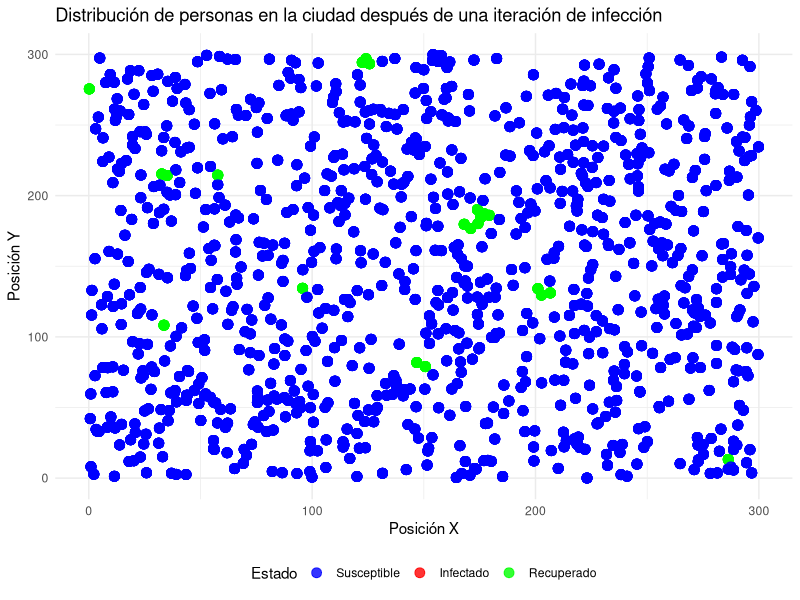
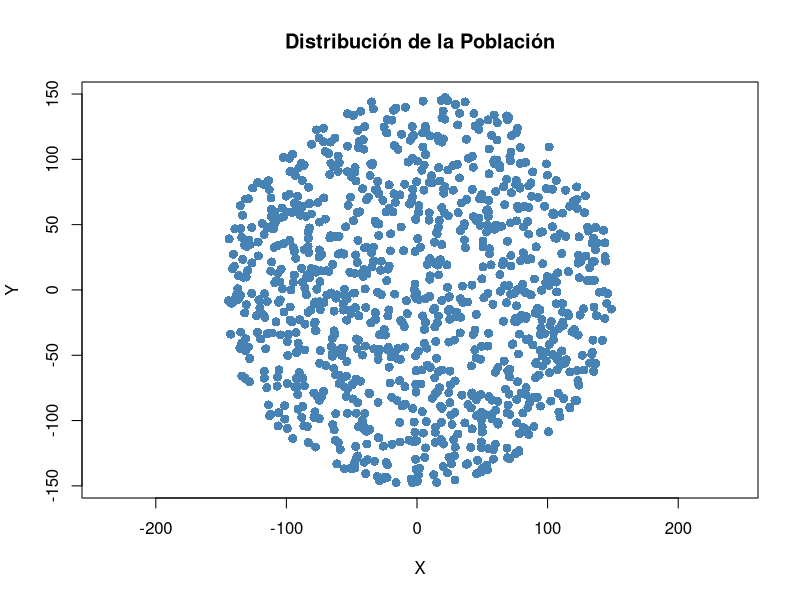
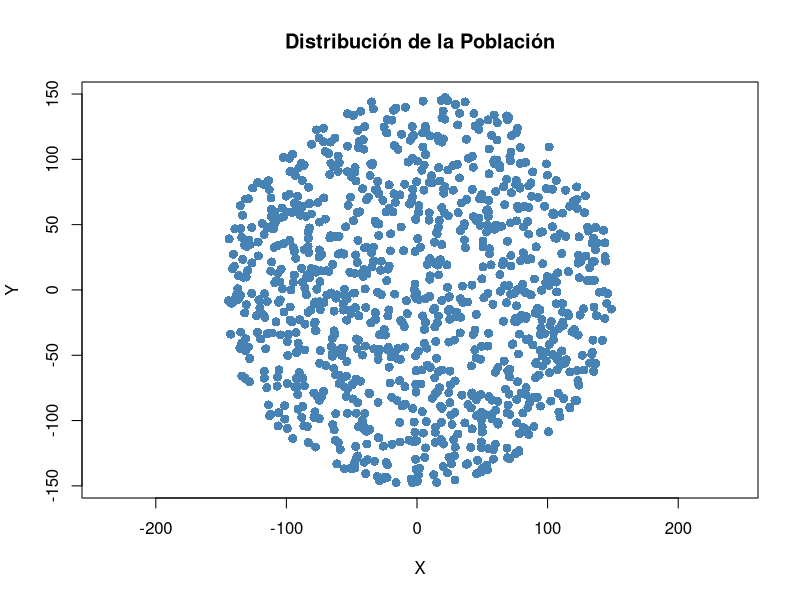
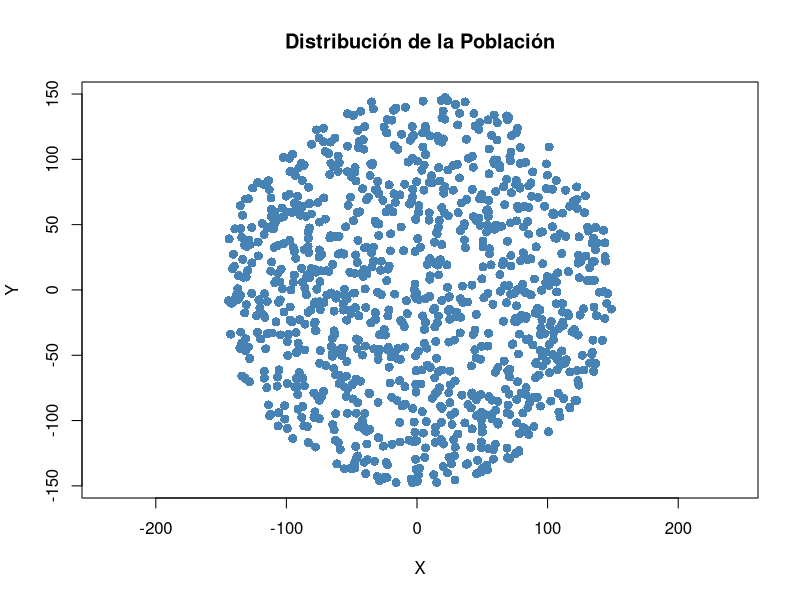
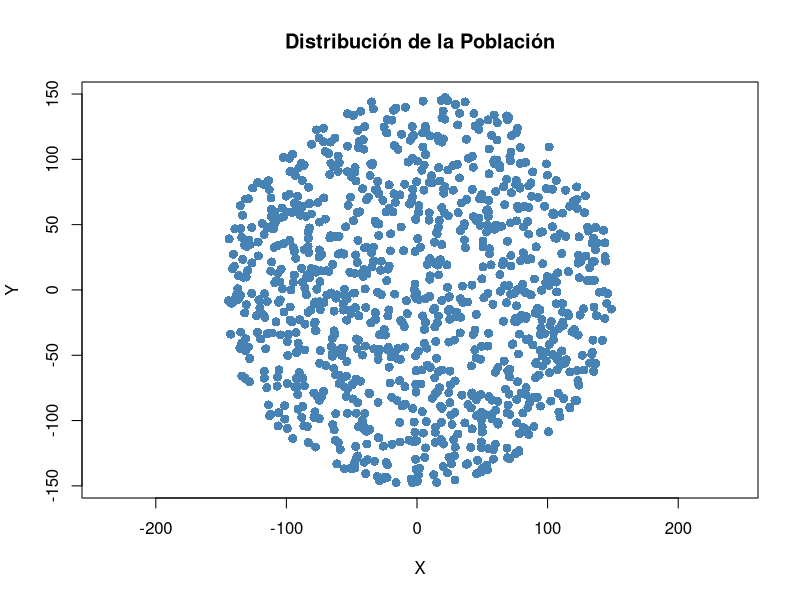
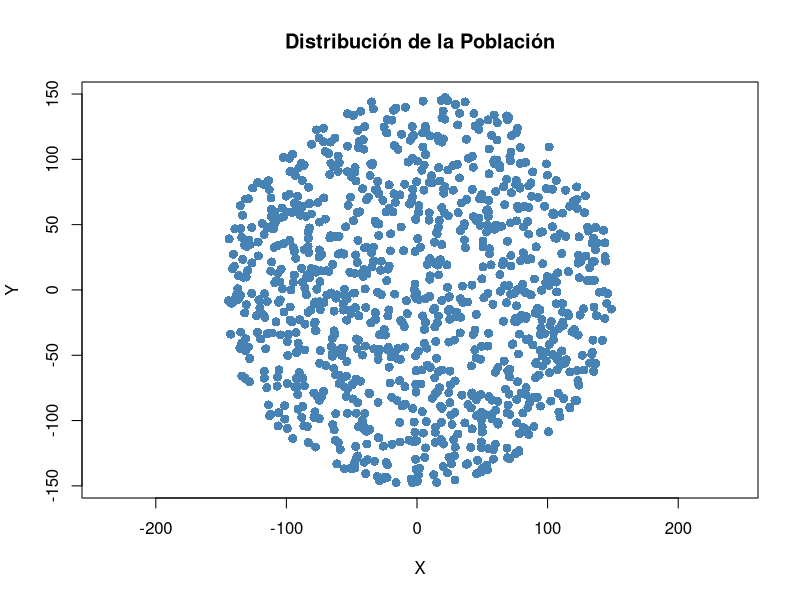
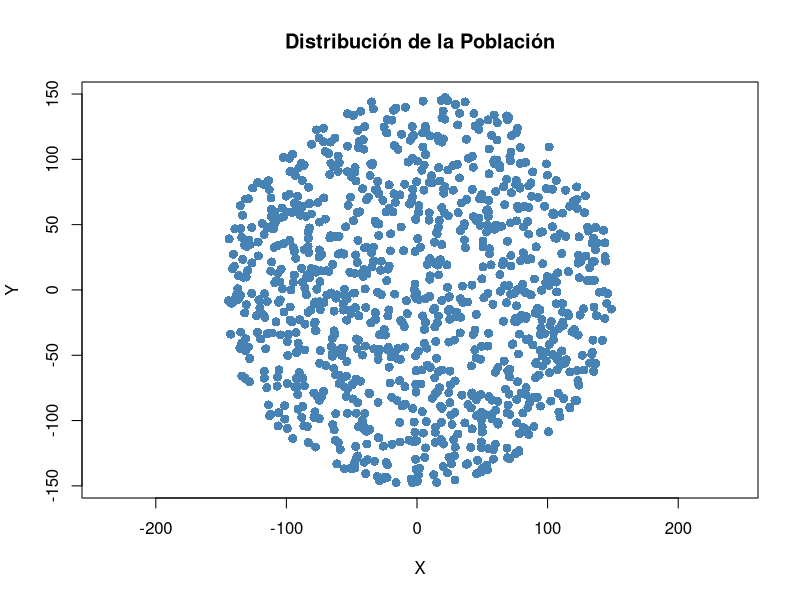
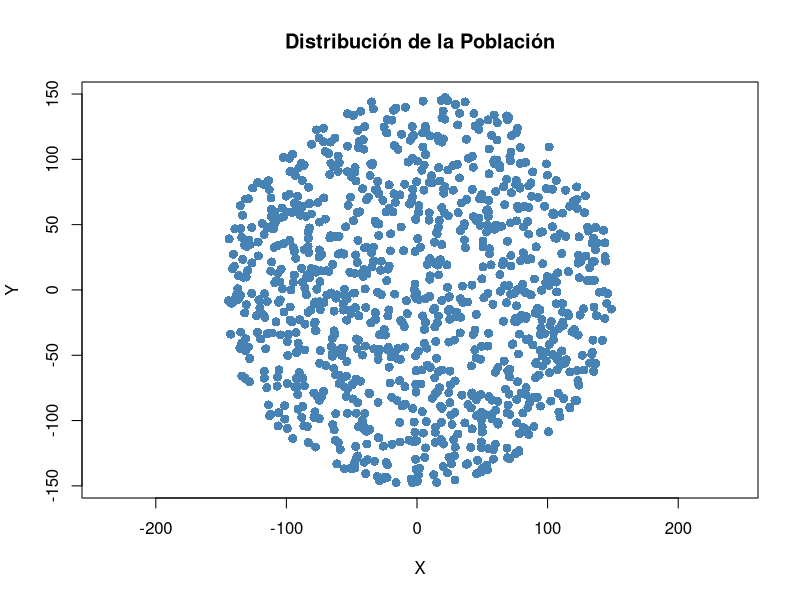

Reproduce these figures in R, in order.
## ---- chunk 1
library(dplyr)
library(ggplot2)

N <- 1000  # Num de personas
D <- 300   # Tamaño ciudad
r_infeccion <- 5  # Radio de infección
razon_recuperacion <- 0.2  # Razón de recuperación
num_iteraciones <- 10  # Número de iteraciones

# Posiciones aleatorias
x_positions <- runif(N, 0, D)
y_positions <- runif(N, 0, D)

I <- 10  # Num inicial infectados
R <- 0  # Num inicial recuperados
S <- N - I   # Num inicial susceptibles

# Variable categórica para el estado inicial
estados <- c(rep("Infectado", I), rep("Susceptible", S), rep("Recuperado", R))

# Crear un data frame
population <- data.frame(
  ID = 1:N,
  Posicion_X = x_positions,
  Posicion_Y = y_positions,
  Estado = factor(estados, levels = c("Susceptible", "Infectado", "Recuperado")),
  Iteracion = 0
)

# Función para ver si la distancia entre dos puntos es menor que el r_infeccion
es_cercano <- function(x1, y1, x2, y2, r) {
  distancia <- sqrt((x2 - x1)^2 + (y2 - y1)^2)
  return(distancia < r)
}

# Simulación de propagación de la infección
for (i in 1:num_iteraciones) {
  new_state <- population$Estado
  
  infectados <- population %>% filter(Estado == "Infectado")
  susceptibles <- population %>% filter(Estado == "Susceptible")
  
  for (idx_infectado in infectados$ID) {
    for (idx_susceptible in susceptibles$ID) {
      if (es_cercano(
        population$Posicion_X[idx_infectado], population$Posicion_Y[idx_infectado],
        population$Posicion_X[idx_susceptible], population$Posicion_Y[idx_susceptible],
        r_infeccion)) {
        new_state[idx_susceptible] <- "Infectado"
      }
    }
    
    if (runif(1) < razon_recuperacion) {
      new_state[idx_infectado] <- "Recuperado"
    }
  }
  
  population$Estado <- new_state
  population$Iteracion <- i
  
  print(paste("Iteración:", i))
  print(table(population$Estado))
}

# Inicializar un dataframe para almacenar la información de todas las iteraciones
population_history <- population

# Simulación de propagación de la infección
for (i in 1:num_iteraciones) {
  new_state <- population$Estado
  
  infectados <- population %>% filter(Estado == "Infectado")
  susceptibles <- population %>% filter(Estado == "Susceptible")
  
  for (idx_infectado in infectados$ID) {
    for (idx_susceptible in susceptibles$ID) {
      if (es_cercano(
        population$Posicion_X[idx_infectado], population$Posicion_Y[idx_infectado],
        population$Posicion_X[idx_susceptible], population$Posicion_Y[idx_susceptible],
        r_infeccion)) {
        new_state[idx_susceptible] <- "Infectado"
      }
    }
    
    if (runif(1) < razon_recuperacion) {
      new_state[idx_infectado] <- "Recuperado"
    }
  }
  
  population$Estado <- new_state
  population$Iteracion <- i
  
  # Guardar el estado de la población en la iteración actual
  population_history <- rbind(population_history, population)
}

# Graficar la propagación de la infección en cada iteración
ggplot(population_history, aes(x = Posicion_X, y = Posicion_Y, color = Estado)) +
  geom_point(alpha = 0.8, size = 3) +  # Ajustar tamaño y transparencia
  labs(title = "Distribución de personas en la ciudad después de una iteración de infección",
       x = "Posición X", y = "Posición Y") +
  theme_minimal() +
  scale_color_manual(values = c("blue", "red", "green")) +
  xlim(0, D) + ylim(0, D) +  # Limitar los ejes al tamaño de la ciudad
  theme(legend.position = "bottom")
## ---- chunk 2
N <- 1000  #número de personas
D <- 300   #diametro de la ciudad
r <- 5      #radio de infección
gamma <- 0.2  #razón de recuperación
num_iter <- 10
  
a <- runif(N,min=0,max=2*pi)                #ángulo
radius <- D/2 * sqrt(runif(N,min=0,max=1))
x <- radius * cos(a)
y <- radius * sin(a)

#estados iniciales
I <- 1
S <- N - I
R <- 0

state <- c(rep("Infected", I), rep("Suceptible", S), rep("Recovered", R))

#dataframe de la población
population <- data.frame(
  id = 1:N,
  x = x,
  y = y,
  state = factor(state, levels = c("Suceptible", "Infected", "Recovered")),
  iter = 0
)

dist_euc <- function(x1,x2,y1,y2){
  sqrt((x2 - x1)^2 + (y2 - y1)^2)
}

for (i in 1:num_iter){
  
  a <- runif(N,min=0,max=2*pi)               
  radius <- D/2 * sqrt(runif(N,min=0,max=1))
  population$x <- radius * cos(a)
  population$y <- radius * sin(a)
  
  new_state <- population$state
  
  for (j in 1:N){
    if (population$state[j] == "Infected") {
      for (k in 1:N){
        if (population$state[k] == "Suceptible") {
          dist_measure <- dist_euc(population$x[j], population$x[k], population$y[j], population$y[k])
          if (dist_measure < r) {
            new_state[k] <- "Infected"
          }
        }
      }
      if (runif(1) < gamma) {
        new_state[j] <- "Recovered"
      }
    }
  }
  population$state <- new_state
  population$iter <- i
  
  cat("Iteración:", i, "\n")
  print(table(population$state))
  plot(
    x, y, 
    main = "Distribución de la Población", 
    xlab = "X", 
    ylab = "Y", 
    pch = 16,             # Puntos sólidos
    col = "steelblue",   
    cex = 1.2,            # Tamaño de los puntos
    asp = 1               # Proporción igual en los ejes
  )
  
  Sys.sleep(0.1)
}
## ---- chunk 3
#parámetros iniciales
N <- 1000# número de personas
D <- 300   # lado de la ciudad (ahora un cuadrado)
r <- 5   # radio de infección
gamma <- 0.2  # razón de recuperación
num_iter <- 10  # número de iteraciones

#punto de preferencia dentro de la ciudad cuadrada
x0 <- runif(1, min = -D/2, max = D/2)
y0 <- runif(1, min = -D/2, max = D/2)

#distribución normal
sd_pos <- D / 4# desviación estándar para la distribución normal
x <- numeric(N)
y <- numeric(N)

for (i in 1:N) {
  repeat {
    #posición aleatoria con una distribución normal
    xi <- rnorm(1, mean = x0, sd = sd_pos)
    yi <- rnorm(1, mean = y0, sd = sd_pos)
    
    #verificar si el punto está dentro del cuadrado
    if (xi >= -D/2 && xi <= D/2 && yi >= -D/2 && yi <= D/2) {
      x[i] <- xi
      y[i] <- yi
      break  #si el punto está dentro, salimos del ciclo
    }
  }
}

# Graficar los puntos
plot(x, y, pch = 16, xlim = c(-D/2, D/2), ylim = c(-D/2, D/2),
     xlab = "Posición X", ylab = "Posición Y", main = "Distribución de Personas en la Ciudad")

# Estados iniciales
I <- 1
S <- N - I
R <- 0

state <- c(rep("Infected", I), rep("Suceptible", S), rep("Recovered", R))

# DataFrame de la población
population <- data.frame(
  id = 1:N,
  x = x,
  y = y,
  state = factor(state, levels = c("Suceptible", "Infected", "Recovered")),
  iter = 0
)

# Función de distancia euclidiana
dist_euc <- function(x1, x2, y1, y2) {
  sqrt((x2 - x1)^2 + (y2 - y1)^2)
}

# Bucle de simulación
for (i in 1:num_iter) {
  
  # Actualizar posiciones alrededor de (x0, y0) en cada iteración
  x <- rnorm(N, mean = x0, sd = sd_pos)
  y <- rnorm(N, mean = y0, sd = sd_pos)
  
  population$x <- x
  population$y <- y
  
  # Copiar el estado actual para realizar cambios
  new_state <- population$state
  
  # Simular contagio y recuperación
  for (j in 1:N) {
    if (population$state[j] == "Infected") {
      for (k in 1:N) {
        if (population$state[k] == "Suceptible") {
          dist_measure <- dist_euc(population$x[j], population$x[k], population$y[j], population$y[k])
          if (dist_measure < r) {
            new_state[k] <- "Infected"
          }
        }
      }
      # Recuperación
      if (runif(1) < gamma) {
        new_state[j] <- "Recovered"
      }
    }
  }
  
  # Actualizar estado y mostrar estadísticas
  population$state <- new_state
  population$iter <- i
 
  Sys.sleep(0.1)
}

## ---- chunk 4
# Librería para gráficos
library(ggplot2)

# Parámetros
N <- 1000  #número de personas
D <- 300   #diametro de la ciudad
r <- 5      #radio de infección
gamma <- 0.2  #razón de recuperación
num_iter <- 10  # Número de iteraciones

# Generación de posiciones en "clusters" en un círculo
a <- runif(N, min = 0, max = 2 * pi)               # Ángulo aleatorio
radius <- abs(rnorm(N, mean = D / 4, sd = D / 10)) # Radio con distribución normal

# Coordenadas x e y en función del ángulo y radio
x <- radius * cos(a)
y <- radius * sin(a)

# Estados iniciales
I <- 1
S <- N - I
R <- 0

state <- c(rep("Infected", I), rep("Suceptible", S), rep("Recovered", R))

# DataFrame de la población
population <- data.frame(
  id = 1:N,
  x = x,
  y = y,
  state = factor(state, levels = c("Suceptible", "Infected", "Recovered")),
  iter = 0
)

# Función de distancia euclidiana
dist_euc <- function(x1, x2, y1, y2) {
  sqrt((x2 - x1)^2 + (y2 - y1)^2)
}

# Simulación de la propagación de la infección
for (i in 1:num_iter) {
  
  # Movimiento aleatorio en "clusters" para cada iteración
  a <- runif(N, min = 0, max = 2 * pi)               
  radius <- abs(rnorm(N, mean = D / 4, sd = D / 10)) # Distribución normal para la posición radial
  population$x <- radius * cos(a)
  population$y <- radius * sin(a)
  
  new_state <- population$state
  
  for (j in 1:N) {
    if (population$state[j] == "Infected") {
      for (k in 1:N) {
        if (population$state[k] == "Suceptible") {
          dist_measure <- dist_euc(population$x[j], population$x[k], population$y[j], population$y[k])
          if (dist_measure < r) {
            new_state[k] <- "Infected"
          }
        }
      }
      # Probabilidad de recuperación
      if (runif(1) < gamma) {
        new_state[j] <- "Recovered"
      }
    }
  }
  
  population$state <- new_state
  population$iter <- i
  
  # Imprimir el estado actual
  cat("Iteración:", i, "\n")
  print(table(population$state))
  
  # Scatter plot de la población
  p <- ggplot(population, aes(x = x, y = y, color = state)) +
    geom_point(size = 1, alpha = 0.6) +
    coord_fixed() +
    labs(title = paste("Distribución de la población en la iteración", i),
         x = "Posición X", y = "Posición Y") +
    scale_color_manual(values = c("Suceptible" = "blue", "Infected" = "red", "Recovered" = "green")) +
    theme_minimal()
  
  print(p)
  
  Sys.sleep(0.5)  # Pausa para observar el gráfico
}
